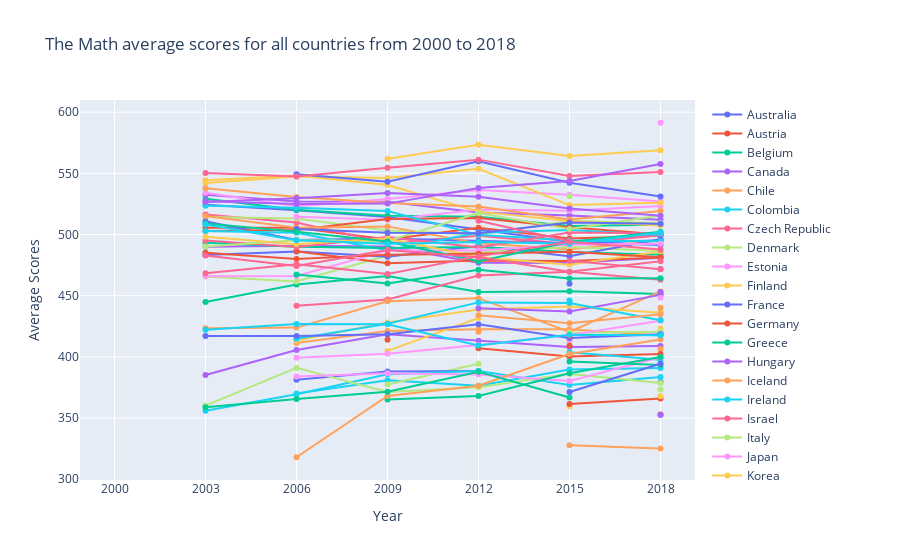

The notebook cell this image was saved under:
### Code cell
con = math_avg["Countries"].unique().tolist()

fig = go.Figure()
for i in con:
    fig.add_trace(go.Scatter(x=math_avg2.loc[math_avg2['Countries'] == i]['Year'].tolist(), y=math_avg2.loc[readings_avg2['Countries'] == i]['avg'].tolist(),
                    mode='lines+markers',
                    name=f'{i}'))
    
fig.update_layout(title='The Math average scores for all countries from 2000 to 2018',
                   xaxis_title='Year',
                   yaxis_title='Average Scores')    

fig.show()

fig.write_html("all_country_math_trend.html")

### Figure 1 — Plotly figure (JSON) as saved in the notebook; plotly's stock layout.template omitted (floating-point values rounded to 4 significant figures)
{"data": [{"mode": "lines+markers", "name": "Australia", "type": "scatter", "x": ["2000", "2003", "2006", "2009", "2012", "2015", "2018"], "y": [null, 524.3, 519.9, 514.3, 504.2, 493.9, 491.4]}, {"mode": "lines+markers", "name": "Austria", "type": "scatter", "x": ["2000", "2003", "2006", "2009", "2012", "2015", "2018"], "y": [null, 505.6, 505.5, 495.9, 505.5, 496.7, 498.9]}, {"mode": "lines+markers", "name": "Belgium", "type": "scatter", "x": ["2000", "2003", "2006", "2009", "2012", "2015", "2018"], "y": [null, 529.3, 520.3, 515.3, 514.5, 507.0, 508.1]}, {"mode": "lines+markers", "name": "Canada", "type": "scatter", "x": ["2000", "2003", "2006", "2009", "2012", "2015", "2018"], "y": [null, 532.5, 527.0, 526.8, 518.1, 515.6, 512.0]}, {"mode": "lines+markers", "name": "Chile", "type": "scatter", "x": ["2000", "2003", "2006", "2009", "2012", "2015", "2018"], "y": [null, null, 411.4, 421.1, 422.6, 422.7, 417.4]}, {"mode": "lines+markers", "name": "Colombia", "type": "scatter", "x": ["2000", "2003", "2006", "2009", "2012", "2015", "2018"], "y": [null, null, 370.0, 380.8, 376.5, 389.6, 390.9]}, {"mode": "lines+markers", "name": "Czech Republic", "type": "scatter", "x": ["2000", "2003", "2006", "2009", "2012", "2015", "2018"], "y": [null, 516.5, 509.9, 492.8, 499.0, 492.3, 499.5]}, {"mode": "lines+markers", "name": "Denmark", "type": "scatter", "x": ["2000", "2003", "2006", "2009", "2012", "2015", "2018"], "y": [null, 514.3, 513.0, 503.3, 500.0, 511.1, 509.4]}, {"mode": "lines+markers", "name": "Estonia", "type": "scatter", "x": ["2000", "2003", "2006", "2009", "2012", "2015", "2018"], "y": [null, null, 514.6, 512.1, 520.5, 519.5, 523.4]}, {"mode": "lines+markers", "name": "Finland", "type": "scatter", "x": ["2000", "2003", "2006", "2009", "2012", "2015", "2018"], "y": [null, 544.3, 548.4, 540.5, 518.8, 511.1, 507.3]}, {"mode": "lines+markers", "name": "France", "type": "scatter", "x": ["2000", "2003", "2006", "2009", "2012", "2015", "2018"], "y": [null, 510.8, 495.5, 496.8, 495.0, 492.9, 495.4]}, {"mode": "lines+markers", "name": "Germany", "type": "scatter", "x": ["2000", "2003", "2006", "2009", "2012", "2015", "2018"], "y": [null, 503.0, 503.8, 512.8, 513.5, 506.0, 500.0]}, {"mode": "lines+markers", "name": "Greece", "type": "scatter", "x": ["2000", "2003", "2006", "2009", "2012", "2015", "2018"], "y": [null, 444.9, 459.2, 466.1, 453.0, 453.6, 451.4]}, {"mode": "lines+markers", "name": "Hungary", "type": "scatter", "x": ["2000", "2003", "2006", "2009", "2012", "2015", "2018"], "y": [null, 490.0, 490.9, 490.2, 477.0, 476.8, 481.1]}, {"mode": "lines+markers", "name": "Iceland", "type": "scatter", "x": ["2000", "2003", "2006", "2009", "2012", "2015", "2018"], "y": [null, 515.1, 505.5, 506.7, 492.8, 488.0, 495.2]}, {"mode": "lines+markers", "name": "Ireland", "type": "scatter", "x": ["2000", "2003", "2006", "2009", "2012", "2015", "2018"], "y": [null, 502.8, 501.5, 487.1, 501.5, 503.7, 499.6]}, {"mode": "lines+markers", "name": "Israel", "type": "scatter", "x": ["2000", "2003", "2006", "2009", "2012", "2015", "2018"], "y": [null, null, 441.9, 446.9, 466.5, 469.7, 463.0]}, {"mode": "lines+markers", "name": "Italy", "type": "scatter", "x": ["2000", "2003", "2006", "2009", "2012", "2015", "2018"], "y": [null, 465.7, 461.7, 482.9, 485.3, 489.7, 486.6]}, {"mode": "lines+markers", "name": "Japan", "type": "scatter", "x": ["2000", "2003", "2006", "2009", "2012", "2015", "2018"], "y": [null, 534.1, 523.1, 529.0, 536.4, 532.4, 527.0]}, {"mode": "lines+markers", "name": "Korea", "type": "scatter", "x": ["2000", "2003", "2006", "2009", "2012", "2015", "2018"], "y": [null, 542.2, 547.5, 546.2, 553.8, 524.1, 525.9]}, {"mode": "lines+markers", "name": "Latvia", "type": "scatter", "x": ["2000", "2003", "2006", "2009", "2012", "2015", "2018"], "y": [null, 483.4, 486.2, 482.0, 490.6, 482.3, 496.1]}, {"mode": "lines+markers", "name": "Lithuania", "type": "scatter", "x": ["2000", "2003", "2006", "2009", "2012", "2015", "2018"], "y": [null, null, 486.4, 476.6, 478.8, 478.4, 481.2]}, {"mode": "lines+markers", "name": "Luxembourg", "type": "scatter", "x": ["2000", "2003", "2006", "2009", "2012", "2015", "2018"], "y": [null, 493.2, 490.0, 489.1, 489.8, 485.8, 483.4]}, {"mode": "lines+markers", "name": "Mexico", "type": "scatter", "x": ["2000", "2003", "2006", "2009", "2012", "2015", "2018"], "y": [null, 385.2, 405.7, 418.5, 413.3, 408.0, 408.8]}, {"mode": "lines+markers", "name": "Netherlands", "type": "scatter", "x": ["2000", "2003", "2006", "2009", "2012", "2015", "2018"], "y": [null, 537.8, 530.7, 525.8, 523.0, 512.3, 519.2]}, {"mode": "lines+markers", "name": "New Zealand", "type": "scatter", "x": ["2000", "2003", "2006", "2009", "2012", "2015", "2018"], "y": [null, 523.5, 522.0, 519.3, 499.7, 495.2, 494.5]}, {"mode": "lines+markers", "name": "Norway", "type": "scatter", "x": ["2000", "2003", "2006", "2009", "2012", "2015", "2018"], "y": [null, 495.2, 489.8, 498.0, 489.4, 501.7, 501.0]}, {"mode": "lines+markers", "name": "Poland", "type": "scatter", "x": ["2000", "2003", "2006", "2009", "2012", "2015", "2018"], "y": [null, 490.2, 495.4, 494.8, 517.5, 504.5, 515.6]}, {"mode": "lines+markers", "name": "Portugal", "type": "scatter", "x": ["2000", "2003", "2006", "2009", "2012", "2015", "2018"], "y": [null, 466.0, 466.2, 486.9, 487.1, 491.6, 492.5]}, {"mode": "lines+markers", "name": "Slovak Republic", "type": "scatter", "x": ["2000", "2003", "2006", "2009", "2012", "2015", "2018"], "y": [null, 498.2, 492.1, 496.7, 481.6, 475.2, 486.2]}, {"mode": "lines+markers", "name": "Slovenia", "type": "scatter", "x": ["2000", "2003", "2006", "2009", "2012", "2015", "2018"], "y": [null, null, 504.5, 501.5, 501.1, 509.9, 508.9]}, {"mode": "lines+markers", "name": "Spain", "type": "scatter", "x": ["2000", "2003", "2006", "2009", "2012", "2015", "2018"], "y": [null, 485.1, 480.0, 483.5, 484.3, 485.8, 481.4]}, {"mode": "lines+markers", "name": "Sweden", "type": "scatter", "x": ["2000", "2003", "2006", "2009", "2012", "2015", "2018"], "y": [null, 509.0, 502.4, 494.2, 478.3, 493.9, 502.4]}, {"mode": "lines+markers", "name": "Switzerland", "type": "scatter", "x": ["2000", "2003", "2006", "2009", "2012", "2015", "2018"], "y": [null, 526.6, 529.7, 534.0, 530.9, 521.3, 515.3]}, {"mode": "lines+markers", "name": "Turkey", "type": "scatter", "x": ["2000", "2003", "2006", "2009", "2012", "2015", "2018"], "y": [null, 423.4, 423.9, 445.5, 448.0, 420.5, 453.5]}, {"mode": "lines+markers", "name": "United Kingdom", "type": "scatter", "x": ["2000", "2003", "2006", "2009", "2012", "2015", "2018"], "y": [null, 508.3, 495.4, 492.4, 493.9, 492.5, 501.8]}, {"mode": "lines+markers", "name": "United States", "type": "scatter", "x": ["2000", "2003", "2006", "2009", "2012", "2015", "2018"], "y": [null, 482.9, 474.4, 487.4, 481.4, 469.6, 478.2]}, {"mode": "lines+markers", "name": "Albania", "type": "scatter", "x": ["2000", "2003", "2006", "2009", "2012", "2015", "2018"], "y": [null, null, null, 377.5, 394.3, null, 437.2]}, {"mode": "lines+markers", "name": "Albania (2015)", "type": "scatter", "x": ["2000", "2003", "2006", "2009", "2012", "2015", "2018"], "y": [null, null, null, null, null, 413.2, null]}, {"mode": "lines+markers", "name": "Algeria", "type": "scatter", "x": ["2000", "2003", "2006", "2009", "2012", "2015", "2018"], "y": [null, null, null, null, null, 359.6, null]}, {"mode": "lines+markers", "name": "Argentina", "type": "scatter", "x": ["2000", "2003", "2006", "2009", "2012", "2015", "2018"], "y": [null, null, 381.3, 388.1, 388.4, null, 379.5]}, {"mode": "lines+markers", "name": "Argentina (2015)", "type": "scatter", "x": ["2000", "2003", "2006", "2009", "2012", "2015", "2018"], "y": [null, null, null, null, null, 409.0, null]}, {"mode": "lines+markers", "name": "Baku (Azerbaijan)", "type": "scatter", "x": ["2000", "2003", "2006", "2009", "2012", "2015", "2018"], "y": [null, null, null, null, null, null, 419.6]}, {"mode": "lines+markers", "name": "Belarus", "type": "scatter", "x": ["2000", "2003", "2006", "2009", "2012", "2015", "2018"], "y": [null, null, null, null, null, null, 471.9]}, {"mode": "lines+markers", "name": "Bosnia and Herzegovina", "type": "scatter", "x": ["2000", "2003", "2006", "2009", "2012", "2015", "2018"], "y": [null, null, null, null, null, null, 406.4]}, {"mode": "lines+markers", "name": "Brazil", "type": "scatter", "x": ["2000", "2003", "2006", "2009", "2012", "2015", "2018"], "y": [null, 356.0, 369.5, 385.8, 388.5, 377.1, 383.6]}, {"mode": "lines+markers", "name": "Brunei Darussalam", "type": "scatter", "x": ["2000", "2003", "2006", "2009", "2012", "2015", "2018"], "y": [null, null, null, null, null, null, 430.1]}, {"mode": "lines+markers", "name": "B-S-J-G (China)", "type": "scatter", "x": ["2000", "2003", "2006", "2009", "2012", "2015", "2018"], "y": [null, null, null, null, null, 531.3, null]}, {"mode": "lines+markers", "name": "B-S-J-Z (China)", "type": "scatter", "x": ["2000", "2003", "2006", "2009", "2012", "2015", "2018"], "y": [null, null, null, null, null, null, 591.4]}, {"mode": "lines+markers", "name": "Bulgaria", "type": "scatter", "x": ["2000", "2003", "2006", "2009", "2012", "2015", "2018"], "y": [null, null, 413.4, 428.1, 438.7, 441.2, 436.0]}, {"mode": "lines+markers", "name": "Chinese Taipei", "type": "scatter", "x": ["2000", "2003", "2006", "2009", "2012", "2015", "2018"], "y": [null, null, 549.4, 543.2, 559.8, 542.3, 531.1]}, {"mode": "lines+markers", "name": "Costa Rica", "type": "scatter", "x": ["2000", "2003", "2006", "2009", "2012", "2015", "2018"], "y": [null, null, null, null, 407.0, 400.3, 402.3]}, {"mode": "lines+markers", "name": "Croatia", "type": "scatter", "x": ["2000", "2003", "2006", "2009", "2012", "2015", "2018"], "y": [null, null, 467.2, 459.9, 471.1, 464.0, 464.2]}, {"mode": "lines+markers", "name": "Cyprus", "type": "scatter", "x": ["2000", "2003", "2006", "2009", "2012", "2015", "2018"], "y": [null, null, null, null, 439.7, 437.1, 450.7]}, {"mode": "lines+markers", "name": "Dominican Republic", "type": "scatter", "x": ["2000", "2003", "2006", "2009", "2012", "2015", "2018"], "y": [null, null, null, null, null, 327.7, 325.1]}, {"mode": "lines+markers", "name": "Georgia", "type": "scatter", "x": ["2000", "2003", "2006", "2009", "2012", "2015", "2018"], "y": [null, null, null, null, null, 403.8, 397.6]}, {"mode": "lines+markers", "name": "Hong Kong (China)", "type": "scatter", "x": ["2000", "2003", "2006", "2009", "2012", "2015", "2018"], "y": [null, 550.4, 547.5, 554.5, 561.2, 547.9, 551.2]}, {"mode": "lines+markers", "name": "Indonesia", "type": "scatter", "x": ["2000", "2003", "2006", "2009", "2012", "2015", "2018"], "y": [null, 360.2, 391.0, 371.3, 375.1, 386.1, 378.7]}, {"mode": "lines+markers", "name": "Jordan", "type": "scatter", "x": ["2000", "2003", "2006", "2009", "2012", "2015", "2018"], "y": [null, null, 384.0, 386.7, 385.6, 380.3, 399.8]}, {"mode": "lines+markers", "name": "Kazakhstan", "type": "scatter", "x": ["2000", "2003", "2006", "2009", "2012", "2015", "2018"], "y": [null, null, null, 404.9, 431.8, null, 423.1]}, {"mode": "lines+markers", "name": "Kazakhstan (2015)", "type": "scatter", "x": ["2000", "2003", "2006", "2009", "2012", "2015", "2018"], "y": [null, null, null, null, null, 459.8, null]}, {"mode": "lines+markers", "name": "Kosovo", "type": "scatter", "x": ["2000", "2003", "2006", "2009", "2012", "2015", "2018"], "y": [null, null, null, null, null, 361.5, 365.9]}, {"mode": "lines+markers", "name": "Lebanon", "type": "scatter", "x": ["2000", "2003", "2006", "2009", "2012", "2015", "2018"], "y": [null, null, null, null, null, 396.2, 393.5]}, {"mode": "lines+markers", "name": "Macao (China)", "type": "scatter", "x": ["2000", "2003", "2006", "2009", "2012", "2015", "2018"], "y": [null, 527.3, 525.0, 525.3, 538.1, 543.8, 557.7]}, {"mode": "lines+markers", "name": "Malaysia", "type": "scatter", "x": ["2000", "2003", "2006", "2009", "2012", "2015", "2018"], "y": [null, null, null, null, 420.5, null, 440.2]}, {"mode": "lines+markers", "name": "Malaysia (2015)", "type": "scatter", "x": ["2000", "2003", "2006", "2009", "2012", "2015", "2018"], "y": [null, null, null, null, null, 446.1, null]}, {"mode": "lines+markers", "name": "Malta", "type": "scatter", "x": ["2000", "2003", "2006", "2009", "2012", "2015", "2018"], "y": [null, null, null, null, null, 478.6, 471.7]}, {"mode": "lines+markers", "name": "Moldova", "type": "scatter", "x": ["2000", "2003", "2006", "2009", "2012", "2015", "2018"], "y": [null, null, null, null, null, 419.7, 420.6]}, {"mode": "lines+markers", "name": "Montenegro", "type": "scatter", "x": ["2000", "2003", "2006", "2009", "2012", "2015", "2018"], "y": [null, null, 399.3, 402.5, 409.6, 417.9, 429.6]}, {"mode": "lines+markers", "name": "Morocco", "type": "scatter", "x": ["2000", "2003", "2006", "2009", "2012", "2015", "2018"], "y": [null, null, null, null, null, null, 367.7]}, {"mode": "lines+markers", "name": "North Macedonia", "type": "scatter", "x": ["2000", "2003", "2006", "2009", "2012", "2015", "2018"], "y": [null, null, null, null, null, 371.3, 394.4]}, {"mode": "lines+markers", "name": "Panama", "type": "scatter", "x": ["2000", "2003", "2006", "2009", "2012", "2015", "2018"], "y": [null, null, null, null, null, null, 352.8]}, {"mode": "lines+markers", "name": "Peru", "type": "scatter", "x": ["2000", "2003", "2006", "2009", "2012", "2015", "2018"], "y": [null, null, null, 365.1, 368.1, 386.6, 399.8]}, {"mode": "lines+markers", "name": "Philippines", "type": "scatter", "x": ["2000", "2003", "2006", "2009", "2012", "2015", "2018"], "y": [null, null, null, null, null, null, 352.6]}, {"mode": "lines+markers", "name": "Qatar", "type": "scatter", "x": ["2000", "2003", "2006", "2009", "2012", "2015", "2018"], "y": [null, null, 318.0, 368.1, 376.4, 402.4, 414.2]}, {"mode": "lines+markers", "name": "Romania", "type": "scatter", "x": ["2000", "2003", "2006", "2009", "2012", "2015", "2018"], "y": [null, null, 414.8, 427.1, 444.6, 444.0, 429.9]}, {"mode": "lines+markers", "name": "Russia", "type": "scatter", "x": ["2000", "2003", "2006", "2009", "2012", "2015", "2018"], "y": [null, 468.4, 475.7, 467.8, 482.2, 494.1, 487.8]}, {"mode": "lines+markers", "name": "Saudi Arabia", "type": "scatter", "x": ["2000", "2003", "2006", "2009", "2012", "2015", "2018"], "y": [null, null, null, null, null, null, 373.2]}, {"mode": "lines+markers", "name": "Serbia", "type": "scatter", "x": ["2000", "2003", "2006", "2009", "2012", "2015", "2018"], "y": [null, null, null, null, null, null, 448.3]}, {"mode": "lines+markers", "name": "Singapore", "type": "scatter", "x": ["2000", "2003", "2006", "2009", "2012", "2015", "2018"], "y": [null, null, null, 562.0, 573.5, 564.2, 569.0]}, {"mode": "lines+markers", "name": "Thailand", "type": "scatter", "x": ["2000", "2003", "2006", "2009", "2012", "2015", "2018"], "y": [null, 417.0, 417.1, 418.6, 426.7, 415.5, 418.6]}, {"mode": "lines+markers", "name": "Trinidad and Tobago", "type": "scatter", "x": ["2000", "2003", "2006", "2009", "2012", "2015", "2018"], "y": [null, null, null, 414.0, null, 417.2, null]}, {"mode": "lines+markers", "name": "Tunisia", "type": "scatter", "x": ["2000", "2003", "2006", "2009", "2012", "2015", "2018"], "y": [null, 358.7, 365.5, 371.5, 387.8, 366.8, null]}, {"mode": "lines+markers", "name": "Ukraine", "type": "scatter", "x": ["2000", "2003", "2006", "2009", "2012", "2015", "2018"], "y": [null, null, null, null, null, null, 453.1]}, {"mode": "lines+markers", "name": "United Arab Emirates", "type": "scatter", "x": ["2000", "2003", "2006", "2009", "2012", "2015", "2018"], "y": [null, null, null, null, 434.0, 427.5, 434.9]}, {"mode": "lines+markers", "name": "Uruguay", "type": "scatter", "x": ["2000", "2003", "2006", "2009", "2012", "2015", "2018"], "y": [null, 422.2, 426.8, 426.7, 409.3, 418.0, 417.7]}, {"mode": "lines+markers", "name": "Viet Nam", "type": "scatter", "x": ["2000", "2003", "2006", "2009", "2012", "2015", "2018"], "y": [null, null, null, null, 511.3, 494.5, null]}], "layout": {"title": {"text": "The Math average scores for all countries from 2000 to 2018"}, "xaxis": {"title": {"text": "Year"}}, "yaxis": {"title": {"text": "Average Scores"}}}}
